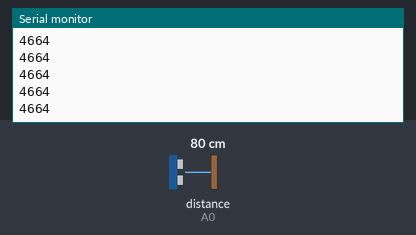
Bench run of a sketch on a simulated Arduino Uno, built with avr-gcc and run on an emulated ATmega328P. Parts: the last lines printed to the serial monitor. The test bench sets the inputs (shaded band); at power-on: distance to the obstacle (sensor on A0) 80 cm. The echo pulse lasts 58.3 µs per cm.

Above: at 1.2 s.
1.3 s: distance to the obstacle (sensor on A0) set to 2 cm
At 2.1 s:
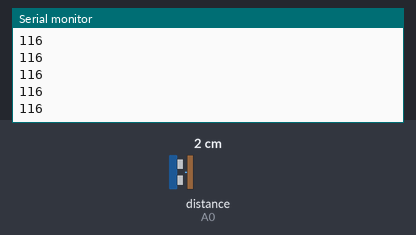
2.8 s: distance to the obstacle (sensor on A0) set to 4 cm
At 3.3 s:
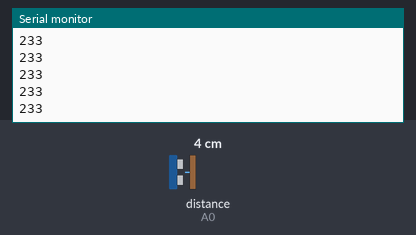
Timing chart, 0 to 5.8 s (numbered marks = the images above; inputs shaded):
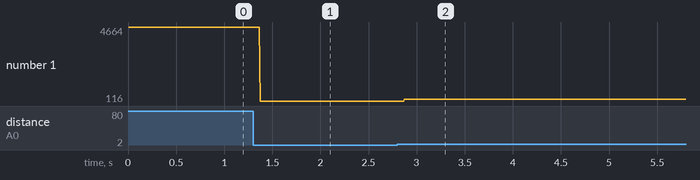

The sketch:

Data_Acquisition_Arduino.ino
```cpp
// Declaring the required Arduino pins
const int trigPin = 3;
const int analogPin = A0;

// Declaring a global variable
long analog_value;

void setup() {
  // Sets the trigPin as an output pin and analogPin as input pin
  pinMode(trigPin, OUTPUT);
  pinMode(analogPin, INPUT);

   // Starts the serial communication
  Serial.begin(9600);
}

void loop() {
  // Clears the trigPin
  digitalWrite(trigPin, LOW);
  delayMicroseconds(2);

  // Sets the trigPin on HIGH state for 10 microseconds
  digitalWrite(trigPin, HIGH);
  delayMicroseconds(10);
  digitalWrite(trigPin, LOW);

  // Reads the analogPin and returns an integer analog value
  analog_value = pulseIn(analogPin, HIGH);

  // Printing the analog value
  Serial.println(analog_value);
}
```

Measured:
- after the input at 1.3 s, the serial monitor: prints a new line after 0.07 s (image 1)
- after the input at 2.8 s, the serial monitor: prints a new line after 0.07 s (image 2)
- plotted number 1: 4664 → 116 after the input at 1.3 s, 116 → 233 after the input at 2.8 s
